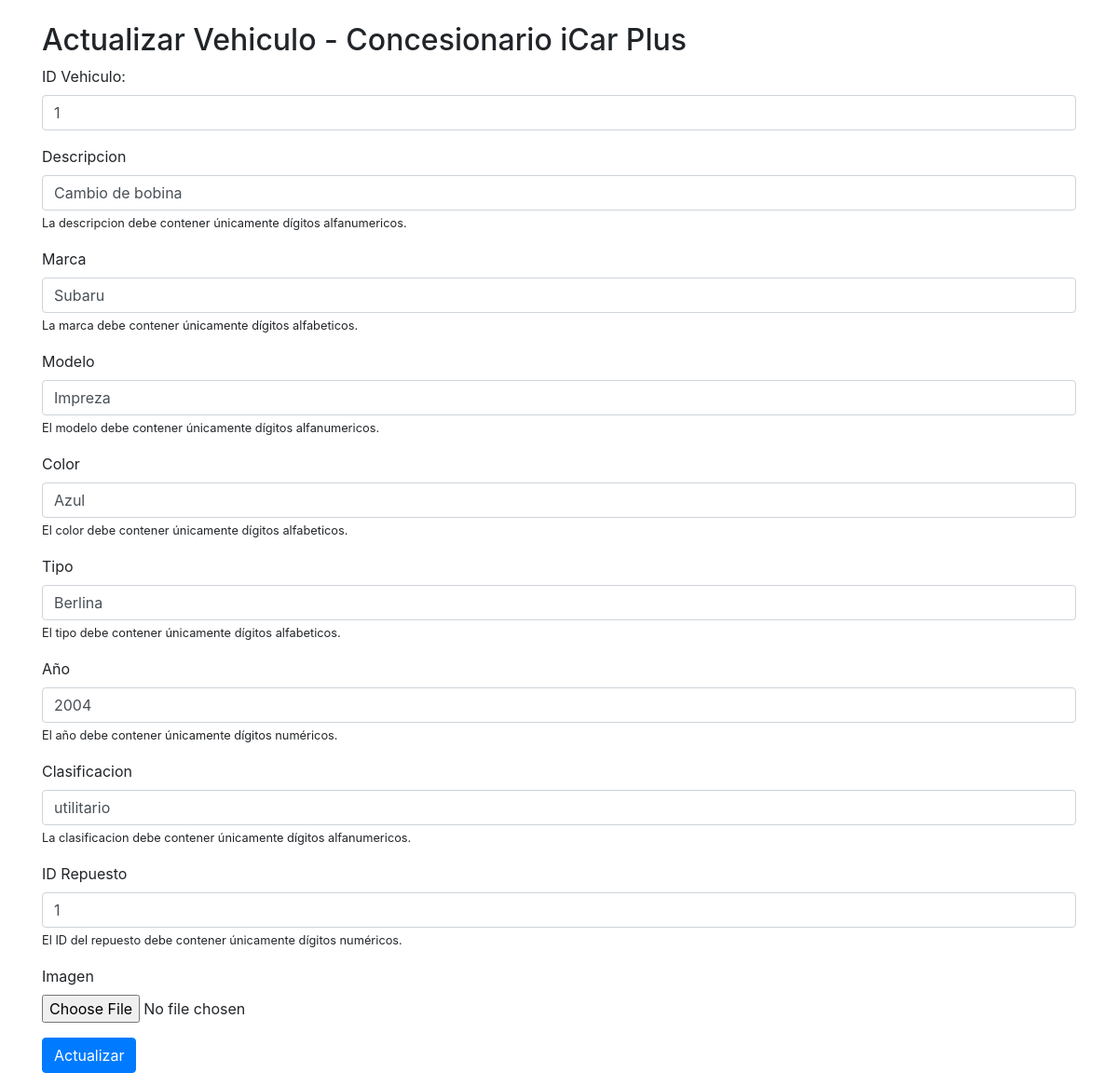
Screenshot of /actividad5/backend/actualizar_vehiculo.php?id_vehiculo=1 with the database file from the repository.
### tables this page shows
CREATE TABLE `vehiculos` (
  `id_vehiculo` int(11) NOT NULL,
  `descripcion` varchar(255) DEFAULT NULL,
  `marca` varchar(50) DEFAULT NULL,
  `modelo` varchar(50) DEFAULT NULL,
  `color` varchar(50) NOT NULL,
  `tipo` varchar(50) DEFAULT NULL,
  `anio` int(11) DEFAULT NULL,
  `clasificacion` varchar(50) DEFAULT NULL,
  `id_repuesto` int(11) NOT NULL,
  `imagen` varchar(255) NOT NULL
);

### actividad5/backend/actualizar_vehiculo.php (the view, shortened to what this page needs)
<?php
$id_vehiculo = $_GET['id_vehiculo'];
$conn = mysqli_connect("localhost", "root", "", "inventario");
$sql = "SELECT * FROM vehiculos WHERE id_vehiculo = $id_vehiculo";
$result = mysqli_query($conn, $sql);
while ($row = mysqli_fetch_array($result)) {?>
<!DOCTYPE html>
<html>
<head>
    <link rel="stylesheet" href="https://stackpath.bootstrapcdn.com/bootstrap/4.5.2/css/bootstrap.min.css">
</head>
<body>
    <div class="container mt-4">
        <h2>Actualizar Vehiculo - Concesionario iCar Plus</h2>
        <form method="POST">
        <div class="form-group">
                <label>ID Vehiculo:</label>
                <input type="text" class="form-control" name="id_vehiculo" value="<?php echo $row["id_vehiculo"]; ?> ">
            </div>
            <div class="form-group">
                <label>Descripcion</label>
                <input type="text" class="form-control" name="descripcion" value="<?php echo $row["descripcion"]; ?>" required pattern="[a-zA-Z0-9\s]+" maxlength="200">
    <small>La descripcion debe contener únicamente dígitos alfanumericos.</small>
            </div>
            <div class="form-group">
                <label>Marca</label>
                <input type="text" class="form-control" name="marca" value="<?php echo $row["marca"]; ?>" required pattern="[a-zA-Z\s]+" maxlength="45">
    <small>La marca debe contener únicamente dígitos alfabeticos.</small>
            </div>
            <div class="form-group">
                <label>Modelo</label>
                <input type="text" class="form-control" name="modelo" value="<?php echo $row["modelo"]; ?>" required pattern="[a-zA-Z0-9\s]+" maxlength="45">
    <small>El modelo debe contener únicamente dígitos alfanumericos.</small>
            </div>
            <div class="form-group">
                <label>Color</label>
                <input type="text" class="form-control" name="color" value="<?php echo $row["color"]; ?>" required pattern="[a-zA-Z\s]+" maxlength="45">
    <small>El color debe contener únicamente dígitos alfabeticos.</small>
            </div>
            <div class="form-group">
                <label>Tipo</label>
                <input type="text" class="form-control" name="tipo" value="<?php echo $row["tipo"]; ?>" required pattern="[a-zA-Z\s]+"  maxlength="45">
    <small>El tipo debe contener únicamente dígitos alfabeticos.</small>
            </div>
            <div class="form-group">
                <label>Año</label>
                <input type="text" class="form-control" name="anio" value="<?php echo $row["anio"]; ?>" required pattern="[0-9]{4}">
    <small>El año debe contener únicamente dígitos numéricos.</small>
            </div>
            <div class="form-group">
                <label>Clasificacion</label>
                <input type="text" class="form-control" name="clasificacion" value="<?php echo $row["clasificacion"]; ?>" required pattern="[a-zA-Z0-9\s]+" maxlength="45">
    <small>La clasificacion debe contener únicamente dígitos alfanumericos.</small>
            </div>
            <div class="form-group">
                <label>ID Repuesto</label>
                <input type="text" class="form-control" name="id_repuesto" value="<?php echo $row["id_repuesto"]; ?>" required pattern="[0-9]{1,8}">
    <small>El ID del repuesto debe contener únicamente dígitos numéricos.</small>
            </div>
            <div class="form-group">
                <label>Imagen</label>
                <input type="file" class="form-control-file" accept="image/*" name="imagen" value="<?php echo $row["imagen"]; ?>" required>
            </div>
            <button type="submit" class="btn btn-primary">Actualizar</button>
        </form>
    </div>
</body>
</html>
<?php
}
?>

### rows the page displays
vehiculos: id_vehiculo "1", descripcion "Cambio de bobina", marca "Subaru", modelo "Impreza", color "Azul", tipo "Berlina", anio "2004", clasificacion "utilitario", id_repuesto "1"
